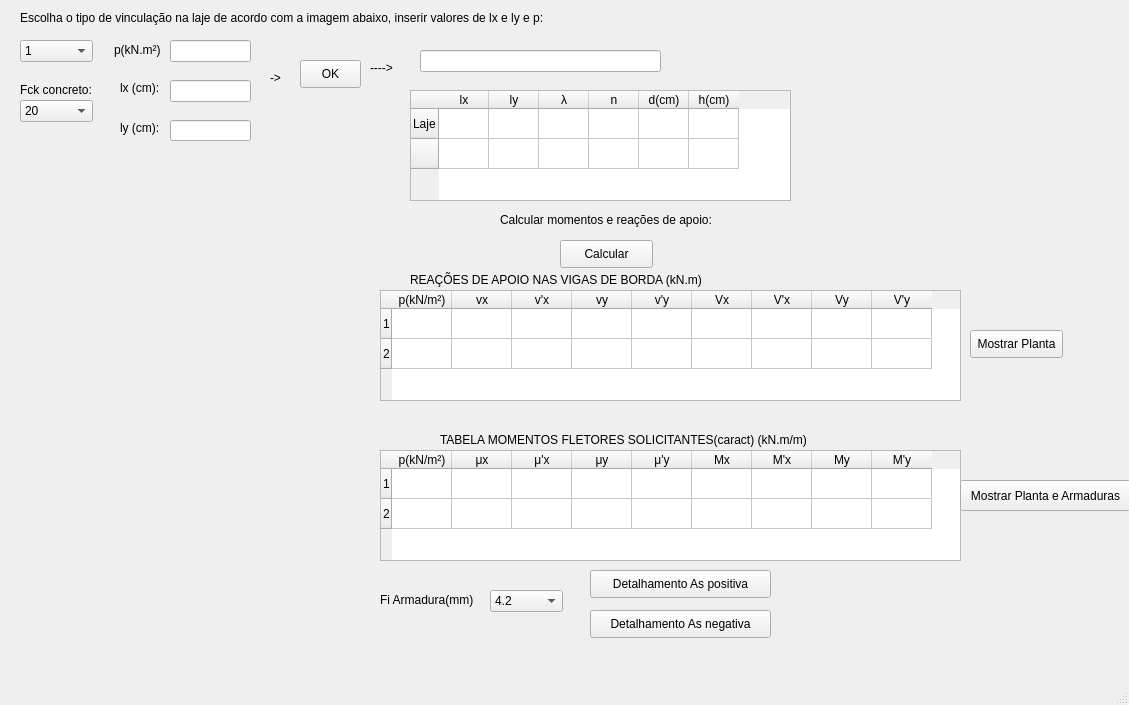
<?xml version="1.0" encoding="UTF-8"?>
<ui version="4.0">
 <class>MainWindow</class>
 <widget class="QMainWindow" name="MainWindow">
  <property name="geometry">
   <rect>
    <x>0</x>
    <y>0</y>
    <width>1129</width>
    <height>705</height>
   </rect>
  </property>
  <property name="windowTitle">
   <string>MainWindow</string>
  </property>
  <widget class="QWidget" name="centralwidget">
   <widget class="QLabel" name="label">
    <property name="geometry">
     <rect>
      <x>0</x>
      <y>150</y>
      <width>371</width>
      <height>351</height>
     </rect>
    </property>
    <property name="text">
     <string/>
    </property>
    <property name="pixmap">
     <pixmap resource="recursos.qrc">:/imagem/imagem/Captura de tela 2026-04-20 214437.png</pixmap>
    </property>
    <property name="scaledContents">
     <bool>true</bool>
    </property>
   </widget>
   <widget class="QLabel" name="label_2">
    <property name="geometry">
     <rect>
      <x>20</x>
      <y>10</y>
      <width>571</width>
      <height>16</height>
     </rect>
    </property>
    <property name="text">
     <string>Escolha o tipo de vinculação na laje de acordo com a imagem abaixo, inserir valores de lx e ly e p:</string>
    </property>
    <property name="scaledContents">
     <bool>false</bool>
    </property>
   </widget>
   <widget class="QComboBox" name="tiposdelaje">
    <property name="geometry">
     <rect>
      <x>20</x>
      <y>40</y>
      <width>73</width>
      <height>22</height>
     </rect>
    </property>
    <item>
     <property name="text">
      <string>1</string>
     </property>
    </item>
    <item>
     <property name="text">
      <string>2A</string>
     </property>
    </item>
    <item>
     <property name="text">
      <string>2B</string>
     </property>
    </item>
    <item>
     <property name="text">
      <string>3</string>
     </property>
    </item>
    <item>
     <property name="text">
      <string>4A</string>
     </property>
    </item>
    <item>
     <property name="text">
      <string>4B</string>
     </property>
    </item>
    <item>
     <property name="text">
      <string>5A</string>
     </property>
    </item>
    <item>
     <property name="text">
      <string>5B</string>
     </property>
    </item>
    <item>
     <property name="text">
      <string>6</string>
     </property>
    </item>
    <item>
     <property name="text">
      <string>7</string>
     </property>
    </item>
    <item>
     <property name="text">
      <string>8</string>
     </property>
    </item>
    <item>
     <property name="text">
      <string>9</string>
     </property>
    </item>
    <item>
     <property name="text">
      <string>10</string>
     </property>
    </item>
   </widget>
   <widget class="QLabel" name="label_3">
    <property name="geometry">
     <rect>
      <x>120</x>
      <y>80</y>
      <width>55</width>
      <height>16</height>
     </rect>
    </property>
    <property name="text">
     <string>lx (cm):</string>
    </property>
   </widget>
   <widget class="QLabel" name="label_4">
    <property name="geometry">
     <rect>
      <x>120</x>
      <y>120</y>
      <width>55</width>
      <height>16</height>
     </rect>
    </property>
    <property name="text">
     <string>ly (cm):</string>
    </property>
   </widget>
   <widget class="QLineEdit" name="lxvalor">
    <property name="geometry">
     <rect>
      <x>170</x>
      <y>80</y>
      <width>81</width>
      <height>22</height>
     </rect>
    </property>
   </widget>
   <widget class="QLineEdit" name="lyvalor">
    <property name="geometry">
     <rect>
      <x>170</x>
      <y>120</y>
      <width>81</width>
      <height>21</height>
     </rect>
    </property>
   </widget>
   <widget class="QLabel" name="label_6">
    <property name="geometry">
     <rect>
      <x>270</x>
      <y>70</y>
      <width>55</width>
      <height>16</height>
     </rect>
    </property>
    <property name="text">
     <string>-&gt;</string>
    </property>
   </widget>
   <widget class="QLineEdit" name="tipodearmacao">
    <property name="geometry">
     <rect>
      <x>420</x>
      <y>50</y>
      <width>241</width>
      <height>22</height>
     </rect>
    </property>
   </widget>
   <widget class="QPushButton" name="armacao_tipo">
    <property name="geometry">
     <rect>
      <x>300</x>
      <y>60</y>
      <width>61</width>
      <height>28</height>
     </rect>
    </property>
    <property name="text">
     <string>OK</string>
    </property>
   </widget>
   <widget class="QLabel" name="label_7">
    <property name="geometry">
     <rect>
      <x>370</x>
      <y>60</y>
      <width>31</width>
      <height>16</height>
     </rect>
    </property>
    <property name="text">
     <string>----&gt;</string>
    </property>
   </widget>
   <widget class="QTableWidget" name="tabela">
    <property name="geometry">
     <rect>
      <x>410</x>
      <y>90</y>
      <width>381</width>
      <height>111</height>
     </rect>
    </property>
    <property name="rowCount">
     <number>2</number>
    </property>
    <property name="columnCount">
     <number>6</number>
    </property>
    <attribute name="horizontalHeaderVisible">
     <bool>true</bool>
    </attribute>
    <attribute name="horizontalHeaderCascadingSectionResizes">
     <bool>false</bool>
    </attribute>
    <attribute name="horizontalHeaderDefaultSectionSize">
     <number>50</number>
    </attribute>
    <attribute name="horizontalHeaderMinimumSectionSize">
     <number>50</number>
    </attribute>
    <row>
     <property name="text">
      <string>Laje</string>
     </property>
    </row>
    <row>
     <property name="text">
      <string/>
     </property>
    </row>
    <column>
     <property name="text">
      <string>lx</string>
     </property>
    </column>
    <column>
     <property name="text">
      <string>ly</string>
     </property>
    </column>
    <column>
     <property name="text">
      <string>λ</string>
     </property>
    </column>
    <column>
     <property name="text">
      <string>n</string>
     </property>
    </column>
    <column>
     <property name="text">
      <string>d(cm)</string>
     </property>
    </column>
    <column>
     <property name="text">
      <string>h(cm)</string>
     </property>
    </column>
   </widget>
   <widget class="QLabel" name="label_5">
    <property name="geometry">
     <rect>
      <x>114</x>
      <y>40</y>
      <width>61</width>
      <height>20</height>
     </rect>
    </property>
    <property name="text">
     <string>p(kN.m²)</string>
    </property>
   </widget>
   <widget class="QLineEdit" name="carga_p">
    <property name="geometry">
     <rect>
      <x>170</x>
      <y>40</y>
      <width>81</width>
      <height>22</height>
     </rect>
    </property>
   </widget>
   <widget class="QTableWidget" name="tabela_momento">
    <property name="geometry">
     <rect>
      <x>380</x>
      <y>450</y>
      <width>581</width>
      <height>111</height>
     </rect>
    </property>
    <property name="rowCount">
     <number>2</number>
    </property>
    <property name="columnCount">
     <number>9</number>
    </property>
    <attribute name="horizontalHeaderDefaultSectionSize">
     <number>60</number>
    </attribute>
    <row/>
    <row/>
    <column>
     <property name="text">
      <string>p(kN/m²)</string>
     </property>
    </column>
    <column>
     <property name="text">
      <string>μx</string>
     </property>
    </column>
    <column>
     <property name="text">
      <string>μ'x</string>
     </property>
    </column>
    <column>
     <property name="text">
      <string>μy</string>
     </property>
    </column>
    <column>
     <property name="text">
      <string>μ'y</string>
     </property>
    </column>
    <column>
     <property name="text">
      <string>Mx</string>
     </property>
    </column>
    <column>
     <property name="text">
      <string>M'x</string>
     </property>
    </column>
    <column>
     <property name="text">
      <string>My</string>
     </property>
    </column>
    <column>
     <property name="text">
      <string>M'y</string>
     </property>
    </column>
   </widget>
   <widget class="QPushButton" name="botao_calcular">
    <property name="geometry">
     <rect>
      <x>560</x>
      <y>240</y>
      <width>93</width>
      <height>28</height>
     </rect>
    </property>
    <property name="text">
     <string>Calcular</string>
    </property>
   </widget>
   <widget class="QLabel" name="label_8">
    <property name="geometry">
     <rect>
      <x>500</x>
      <y>210</y>
      <width>241</width>
      <height>20</height>
     </rect>
    </property>
    <property name="text">
     <string>Calcular momentos e reações de apoio:</string>
    </property>
   </widget>
   <widget class="QLabel" name="label_9">
    <property name="geometry">
     <rect>
      <x>440</x>
      <y>430</y>
      <width>391</width>
      <height>20</height>
     </rect>
    </property>
    <property name="text">
     <string>TABELA MOMENTOS FLETORES SOLICITANTES(caract) (kN.m/m)</string>
    </property>
   </widget>
   <widget class="QLabel" name="label_10">
    <property name="geometry">
     <rect>
      <x>410</x>
      <y>270</y>
      <width>391</width>
      <height>20</height>
     </rect>
    </property>
    <property name="text">
     <string>REAÇÕES DE APOIO NAS VIGAS DE BORDA (kN.m)</string>
    </property>
   </widget>
   <widget class="QTableWidget" name="tabela_Rapoio">
    <property name="geometry">
     <rect>
      <x>380</x>
      <y>290</y>
      <width>581</width>
      <height>111</height>
     </rect>
    </property>
    <property name="rowCount">
     <number>2</number>
    </property>
    <property name="columnCount">
     <number>9</number>
    </property>
    <attribute name="horizontalHeaderDefaultSectionSize">
     <number>60</number>
    </attribute>
    <row/>
    <row/>
    <column>
     <property name="text">
      <string>p(kN/m²)</string>
     </property>
    </column>
    <column>
     <property name="text">
      <string>vx</string>
     </property>
    </column>
    <column>
     <property name="text">
      <string>v'x</string>
     </property>
    </column>
    <column>
     <property name="text">
      <string>vy</string>
     </property>
    </column>
    <column>
     <property name="text">
      <string>v'y</string>
     </property>
    </column>
    <column>
     <property name="text">
      <string>Vx</string>
     </property>
    </column>
    <column>
     <property name="text">
      <string>V'x</string>
     </property>
    </column>
    <column>
     <property name="text">
      <string>Vy</string>
     </property>
    </column>
    <column>
     <property name="text">
      <string>V'y</string>
     </property>
    </column>
   </widget>
   <widget class="QPushButton" name="planta_momento">
    <property name="geometry">
     <rect>
      <x>960</x>
      <y>480</y>
      <width>171</width>
      <height>31</height>
     </rect>
    </property>
    <property name="text">
     <string>Mostrar Planta e Armaduras</string>
    </property>
   </widget>
   <widget class="QPushButton" name="planta_apoio">
    <property name="geometry">
     <rect>
      <x>970</x>
      <y>330</y>
      <width>93</width>
      <height>28</height>
     </rect>
    </property>
    <property name="text">
     <string>Mostrar Planta</string>
    </property>
   </widget>
   <widget class="QLabel" name="label_11">
    <property name="geometry">
     <rect>
      <x>20</x>
      <y>80</y>
      <width>81</width>
      <height>20</height>
     </rect>
    </property>
    <property name="text">
     <string>Fck concreto:</string>
    </property>
   </widget>
   <widget class="QComboBox" name="fck_conc">
    <property name="geometry">
     <rect>
      <x>20</x>
      <y>100</y>
      <width>73</width>
      <height>22</height>
     </rect>
    </property>
    <item>
     <property name="text">
      <string>20</string>
     </property>
    </item>
    <item>
     <property name="text">
      <string>25</string>
     </property>
    </item>
    <item>
     <property name="text">
      <string>30</string>
     </property>
    </item>
    <item>
     <property name="text">
      <string>35</string>
     </property>
    </item>
    <item>
     <property name="text">
      <string>40</string>
     </property>
    </item>
    <item>
     <property name="text">
      <string>45</string>
     </property>
    </item>
    <item>
     <property name="text">
      <string>50</string>
     </property>
    </item>
   </widget>
   <widget class="QPushButton" name="detalhar">
    <property name="geometry">
     <rect>
      <x>590</x>
      <y>570</y>
      <width>181</width>
      <height>28</height>
     </rect>
    </property>
    <property name="text">
     <string>Detalhamento As positiva</string>
    </property>
   </widget>
   <widget class="QComboBox" name="d_armadura">
    <property name="geometry">
     <rect>
      <x>490</x>
      <y>590</y>
      <width>73</width>
      <height>22</height>
     </rect>
    </property>
    <item>
     <property name="text">
      <string>4.2</string>
     </property>
    </item>
    <item>
     <property name="text">
      <string>5</string>
     </property>
    </item>
    <item>
     <property name="text">
      <string>6.3</string>
     </property>
    </item>
    <item>
     <property name="text">
      <string>8</string>
     </property>
    </item>
    <item>
     <property name="text">
      <string>10</string>
     </property>
    </item>
    <item>
     <property name="text">
      <string>12.5</string>
     </property>
    </item>
   </widget>
   <widget class="QLabel" name="label_12">
    <property name="geometry">
     <rect>
      <x>380</x>
      <y>590</y>
      <width>111</width>
      <height>20</height>
     </rect>
    </property>
    <property name="text">
     <string>Fi Armadura(mm)</string>
    </property>
   </widget>
   <widget class="QPushButton" name="detalhar_neg">
    <property name="geometry">
     <rect>
      <x>590</x>
      <y>610</y>
      <width>181</width>
      <height>28</height>
     </rect>
    </property>
    <property name="text">
     <string>Detalhamento As negativa</string>
    </property>
   </widget>
  </widget>
  <widget class="QStatusBar" name="statusbar"/>
  <widget class="QMenuBar" name="menuBar">
   <property name="geometry">
    <rect>
     <x>0</x>
     <y>0</y>
     <width>1129</width>
     <height>26</height>
    </rect>
   </property>
  </widget>
 </widget>
 <resources>
  <include location="recursos.qrc"/>
 </resources>
 <connections/>
</ui>
